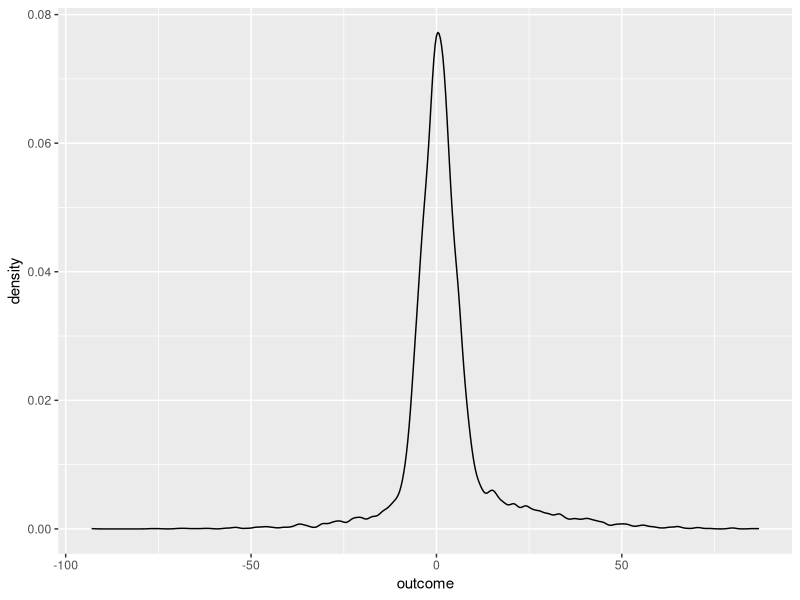
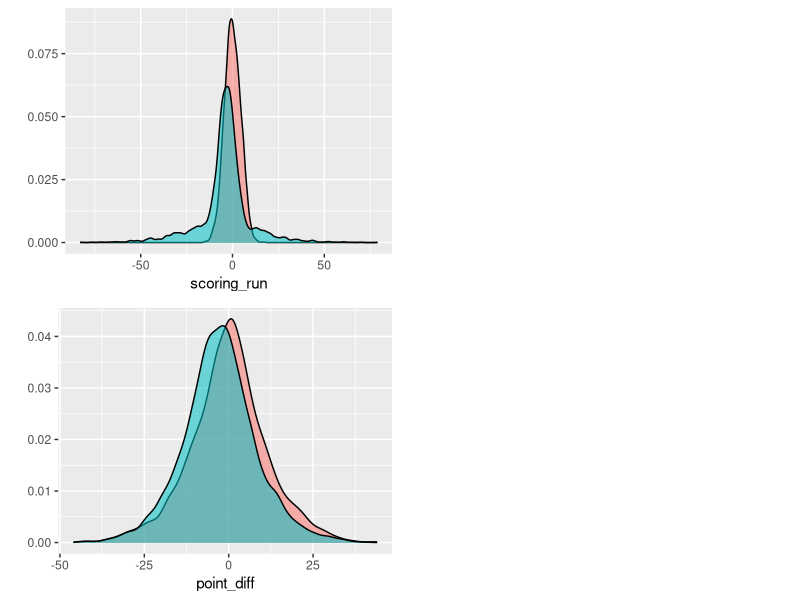

Write the R code that produced these figures, in order. (Note: this script raises an error after producing the figures.)
## ---- chunk 1
knitr::opts_chunk$set(echo = TRUE)
## ---- chunk 2
library(boot)
library(tidyverse)
library(mgcv)
## ---- chunk 3
# via http://www.cookbook-r.com/Graphs/Multiple_graphs_on_one_page_(ggplot2)/

# Multiple plot function
#
# ggplot objects can be passed in ..., or to plotlist (as a list of ggplot objects)
# - cols:   Number of columns in layout
# - layout: A matrix specifying the layout. If present, 'cols' is ignored.
#
# If the layout is something like matrix(c(1,2,3,3), nrow=2, byrow=TRUE),
# then plot 1 will go in the upper left, 2 will go in the upper right, and
# 3 will go all the way across the bottom.
#
multiplot <- function(..., plotlist=NULL, file, cols=1, layout=NULL) {
  library(grid)

  # Make a list from the ... arguments and plotlist
  plots <- c(list(...), plotlist)

  numPlots = length(plots)

  # If layout is NULL, then use 'cols' to determine layout
  if (is.null(layout)) {
    # Make the panel
    # ncol: Number of columns of plots
    # nrow: Number of rows needed, calculated from # of cols
    layout <- matrix(seq(1, cols * ceiling(numPlots/cols)),
                    ncol = cols, nrow = ceiling(numPlots/cols))
  }

 if (numPlots==1) {
    print(plots[[1]])

  } else {
    # Set up the page
    grid.newpage()
    pushViewport(viewport(layout = grid.layout(nrow(layout), ncol(layout))))

    # Make each plot, in the correct location
    for (i in 1:numPlots) {
      # Get the i,j matrix positions of the regions that contain this subplot
      matchidx <- as.data.frame(which(layout == i, arr.ind = TRUE))

      print(plots[[i]], vp = viewport(layout.pos.row = matchidx$row,
                                      layout.pos.col = matchidx$col))
    }
  }
}
## ---- chunk 4
df = read.csv('output/nba_timeouts_analysis.csv')
df = df %>% select(-time_since_last_break)
head(df)
## ---- chunk 5
df %>% group_by(treatment) %>% tally()
## ---- chunk 6
df %>% ggplot(aes(x=outcome)) + geom_density()
## ---- chunk 7
library(gtable)
p = df %>%
  mutate(treatment=as.factor(treatment)) %>% 
  ggplot(aes(fill=treatment, alpha=0.2)) +
  ylab("")

p1 = p + geom_density(aes(x=scoring_run)) +theme(legend.position="none")
p2 = p + geom_density(aes(x=point_diff)) +theme(legend.position="none")
p3 = p + geom_density(aes(x=)) +theme(legend.position="none")
p4 = p + geom_density(aes(x=coach_exp)) 

multiplot(p1, p2, p3, cols=2)
## ---- chunk 8
a = df %>% 
  pivot_longer(-c(treatment, outcome)) %>% 
  group_by(treatment, name) %>% 
  summarise(mean = mean(value), sd = sd(value)) %>% 
  arrange(name, treatment) %>% 
  pivot_wider(names_from='treatment', values_from=c('mean', 'sd'))
## ---- chunk 9
b = df %>% 
  pivot_longer(-c(treatment, outcome, coach_exp)) %>% 
  group_by(treatment, name) %>% 
  summarise(opp_lower_quant = quantile(value, 0.025),
            opp_upper_quant = quantile(value, 0.975)) %>% 
  mutate(opposite_treatment = case_when(treatment==0~1, TRUE~0)) %>%
  inner_join(df %>% pivot_longer(-c(treatment, outcome)), by=c("opposite_treatment"="treatment", "name")) %>%
  # inner_join(df %>% pivot_longer(-c(treatment, outcome)), by=c("treatment"="treatment", "name")) %>% 
  group_by(treatment, name) %>% 
  summarise(pi = ecdf(value)(first(opp_lower_quant)) + (1-ecdf(value)(first(opp_upper_quant)))) %>% 
  pivot_wider(names_from=c('treatment'), values_from=c('pi'), names_prefix='pi_0.05_')
## ---- chunk 10
a %>% inner_join(b, by='name')
## ---- chunk 11
df
## ---- chunk 12
lin_fit = glm(formula = treatment~scoring_run + coach_exp + point_diff,
   data=df, 
   family=binomial())

print(summary(lin_fit))
## ---- chunk 13
with(summary(lin_fit), 1 - deviance/null.deviance)
## ---- chunk 14
prop_score_df = tibble(predicted = predict(lin_fit, type='response'), 
                       actual = as.factor(df$treatment))
prop_score_df %>%
  ggplot(aes(x=predicted)) + 
  geom_histogram(color='white', bins=20) + 
  facet_wrap(~actual) +
  theme_bw()
## ---- chunk 15
library(mgcv)
np_fit = gam(treatment~s(scoring_run) + s(coach_exp) + s(point_diff),
             data=df, family=binomial())

summary(np_fit)
## ---- chunk 16
plot(np_fit)
## ---- chunk 17
prop_score_df = tibble(predicted = predict(np_fit, type='response'), 
                       actual = as.factor(df$treatment))
prop_score_df %>%
  ggplot(aes(x=predicted)) + 
  geom_histogram(color='white', bins=20) + 
  facet_wrap(~actual) +
  theme_bw()
## ---- chunk 18
timeout_df = read_csv('output/timeouts.csv')
timeout_df %>% 
  filter(game_id == 21800742) %>% 
  ggplot(aes(x=elapsed_seconds, y=1)) + geom_point()
## ---- chunk 19
library("MatchIt")
m = matchit(treatment ~ scoring_run + coach_exp + point_diff,
                 data = df, method = "nearest")
## ---- chunk 20
summary(m$model)
## ---- chunk 21
plot(m, type="QQ")
## ---- chunk 22
plot(m, type="hist")
## ---- chunk 23
# Calculate ATT
# See Shalizi page 458 or Imbens-Rubin page 407
cum_diff = 0
cum_diff_cate_pos = 0
cum_diff_cate_neg = 0
pos_n = 0
neg_n = 0
for (i in 1:nrow(m$match.matrix)){
  treated_outcome = df %>% slice(i) %>% select(outcome) %>% pull()
  control_outcome = df %>% slice(as.integer(m$match.matrix[i])) %>% select(outcome) %>% pull()
  diff = treated_outcome - control_outcome
  
  scoring_run = df %>% slice(as.integer(m$match.matrix[i])) %>% select(scoring_run) %>% pull()
  if (scoring_run > 0){
    cum_diff_cate_pos = cum_diff_cate_pos + diff
    pos_n = pos_n + 1
  }
  if (scoring_run < 0){
    cum_diff_cate_neg = cum_diff_cate_neg + diff
    neg_n = neg_n + 1
  }
  
  cum_diff = cum_diff + diff
}

att = cum_diff / nrow(m$match.matrix)
catt_pos = cum_diff_cate_pos / pos_n
catt_neg = cum_diff_cate_neg / neg_n

# Calculate variance of ATT 
# See Imbens-Rubin page 407
cum_var_term = 0
cum_var_term_cate_pos = 0
cum_var_term_cate_neg = 0
for (i in 1: nrow(m$match.matrix)){
  treated_outcome = df %>% slice(i) %>% select(outcome) %>% pull()
  control_outcome = df %>% slice(as.integer(m$match.matrix[i])) %>% select(outcome) %>% pull()
  diff = treated_outcome - control_outcome
  scoring_run = df %>% slice(as.integer(m$match.matrix[i])) %>% select(scoring_run) %>% pull()
  
  if (scoring_run > 0){
    pos_var_term = (diff - catt_pos)^2 / 2
    cum_var_term_cate_pos = cum_var_term_cate_pos + pos_var_term
  }
  if (scoring_run < 0){
    neg_var_term = (diff - catt_neg)^2 / 2
    cum_var_term_cate_neg = cum_var_term_cate_neg + neg_var_term
  }
  
  var_term = (diff - att)^2 / 2
  cum_var_term = cum_var_term + var_term
}

var_att = cum_var_term / nrow(m$match.matrix)
var_catt_pos = cum_var_term_cate_pos / pos_n
var_catt_neg = cum_var_term_cate_neg / neg_n
## ---- chunk 24
print(paste(att, var_att^0.5))
print(paste('positive', catt_pos, var_catt_pos^0.5))
print(paste('negative', catt_neg, var_catt_neg^0.5))
## ---- chunk 25
treated = match.data(m, group = "treat")
control = match.data(m, group = "control")
n_treated = nrow(treated)
sum_treated = sum(treated$outcome)
n_control = nrow(control)
sum_control = sum(control$outcome)
(sum_treated / n_treated - sum_control / n_control)
## ---- chunk 26
treated
## ---- chunk 27
glinfit = lm(outcome ~ treatment + scoring_run + coach_exp + point_diff, data=match.data(m))
## ---- chunk 28
summary(glinfit)
## ---- chunk 29
library('hexbin')
k = tibble(fitted=glinfit$fitted.values, actual=match.data(m)$outcome, residuals=glinfit$residuals) 
k = k %>% sample_frac(0.05)

k %>% 
  ggplot(aes(x=fitted, y=residuals)) + 
  # stat_binhex()
  # geom_point()
  geom_jitter(height=0.25)
## ---- chunk 30
df = match.data(m)
outcome_model = lm(outcome~treatment+scoring_run+coach_exp+point_diff, data=df)
df_all_treated = df
df_all_treated$treatment = 1
df_none_treated = df
df_none_treated$treatment = 0
df_standardization = rbind(df_all_treated, df_none_treated)
outcomes = predict(outcome_model, newdata=df_standardization)
treated_index_start = 0
treated_index_end = nrow(df_all_treated)
untreated_index_start = as.integer(nrow(df_all_treated) + 1)
untreated_index_end = nrow(df_standardization)
standardization_ACE = (sum(outcomes[treated_index_start:treated_index_end]) / nrow(df_all_treated)) - (sum(outcomes[untreated_index_start:untreated_index_end]) / nrow(df_none_treated))
## ---- chunk 31
standardization_ACE
## ---- chunk 32
fc <- function(df,i){
  df_boot <- df[i,]
  outcome_model = lm(outcome~treatment+scoring_run+coach_exp+point_diff, data=df_boot)
  df_all_treated = df_boot
  df_all_treated$treatment = 1
  df_none_treated = df_boot
  df_none_treated$treatment = 0
  df_standardization = rbind(df_all_treated, df_none_treated)
  outcomes = predict(outcome_model, newdata=df_standardization)
  treated_index_start = 0
  treated_index_end = nrow(df_all_treated)
  untreated_index_start = as.integer(nrow(df_all_treated) + 1)
  untreated_index_end = nrow(df_standardization)
  standardization_ACE = (sum(outcomes[treated_index_start:treated_index_end]) / nrow(df_all_treated)) - (sum(outcomes[untreated_index_start:untreated_index_end]) / nrow(df_none_treated))
  return(standardization_ACE)
}

boot_standardization_ACE <- boot(df, fc, R=500)
standardization_CI = toString(standardization_ACE + c(-1,1) * 1.96 * sd(boot_standardization_ACE$t))
## ---- chunk 33
standardization_CI
## ---- chunk 34
df_positive = df[df$scoring_run > 0,]

outcome_model = lm(outcome~treatment+scoring_run+coach_exp+point_diff, data=df_positive)
df_positive_all_treated = df_positive
df_positive_all_treated$treatment = 1
df_positive_none_treated = df_positive
df_positive_none_treated$treatment = 0
df_positive_standardization = rbind(df_positive_all_treated, df_positive_none_treated)
outcomes = predict(outcome_model, newdata=df_positive_standardization)
treated_index_start = 0
treated_index_end = nrow(df_positive_all_treated)
untreated_index_start = as.integer(nrow(df_positive_all_treated) + 1)
untreated_index_end = nrow(df_positive_standardization)
standardization_ACE = (sum(outcomes[treated_index_start:treated_index_end]) / nrow(df_positive_all_treated)) - (sum(outcomes[untreated_index_start:untreated_index_end]) / nrow(df_positive_none_treated))

## ---- chunk 35
fc <- function(df_positive,i){
  df_positive_boot <- df_positive[i,]
  outcome_model = lm(outcome~treatment+scoring_run+coach_exp+point_diff, data=df_positive_boot)
  df_positive_all_treated = df_positive_boot
  df_positive_all_treated$treatment = 1
  df_positive_none_treated = df_positive_boot
  df_positive_none_treated$treatment = 0
  df_positive_standardization = rbind(df_positive_all_treated, df_positive_none_treated)
  outcomes = predict(outcome_model, newdata=df_positive_standardization)
  treated_index_start = 0
  treated_index_end = nrow(df_positive_all_treated)
  untreated_index_start = as.integer(nrow(df_positive_all_treated) + 1)
  untreated_index_end = nrow(df_positive_standardization)
  standardization_ACE = (sum(outcomes[treated_index_start:treated_index_end]) / nrow(df_positive_all_treated)) - (sum(outcomes[untreated_index_start:untreated_index_end]) / nrow(df_positive_none_treated))
  return(standardization_ACE)
}

boot_standardization_ACE <- boot(df_positive, fc, R=500)
standardization_CI = toString(standardization_ACE + c(-1,1) * 1.96 * sd(boot_standardization_ACE$t))
## ---- chunk 36
standardization_ACE
## ---- chunk 37
standardization_CI
## ---- chunk 38
df_negative = df[df$scoring_run < 0,]

outcome_model = lm(outcome~treatment+scoring_run+coach_exp+point_diff, data=df_negative)
df_negative_all_treated = df_negative
df_negative_all_treated$treatment = 1
df_negative_none_treated = df_negative
df_negative_none_treated$treatment = 0
df_negative_standardization = rbind(df_negative_all_treated, df_negative_none_treated)
outcomes = predict(outcome_model, newdata=df_negative_standardization)
treated_index_start = 0
treated_index_end = nrow(df_negative_all_treated)
untreated_index_start = as.integer(nrow(df_negative_all_treated) + 1)
untreated_index_end = nrow(df_negative_standardization)
standardization_ACE = (sum(outcomes[treated_index_start:treated_index_end]) / nrow(df_negative_all_treated)) - (sum(outcomes[untreated_index_start:untreated_index_end]) / nrow(df_negative_none_treated))

## ---- chunk 39
fc <- function(df_negative,i){
  df_negative_boot <- df_negative[i,]
  outcome_model = lm(outcome~treatment+scoring_run+coach_exp+point_diff, data=df_negative_boot)
  df_negative_all_treated = df_negative_boot
  df_negative_all_treated$treatment = 1
  df_negative_none_treated = df_negative_boot
  df_negative_none_treated$treatment = 0
  df_negative_standardization = rbind(df_negative_all_treated, df_negative_none_treated)
  outcomes = predict(outcome_model, newdata=df_negative_standardization)
  treated_index_start = 0
  treated_index_end = nrow(df_negative_all_treated)
  untreated_index_start = as.integer(nrow(df_negative_all_treated) + 1)
  untreated_index_end = nrow(df_negative_standardization)
  standardization_ACE = (sum(outcomes[treated_index_start:treated_index_end]) / nrow(df_negative_all_treated)) - (sum(outcomes[untreated_index_start:untreated_index_end]) / nrow(df_negative_none_treated))
  return(standardization_ACE)
}

boot_standardization_ACE <- boot(df_negative, fc, R=500)
standardization_CI = toString(standardization_ACE + c(-1,1) * 1.96 * sd(boot_standardization_ACE$t))
## ---- chunk 40
standardization_ACE
## ---- chunk 41
standardization_CI
